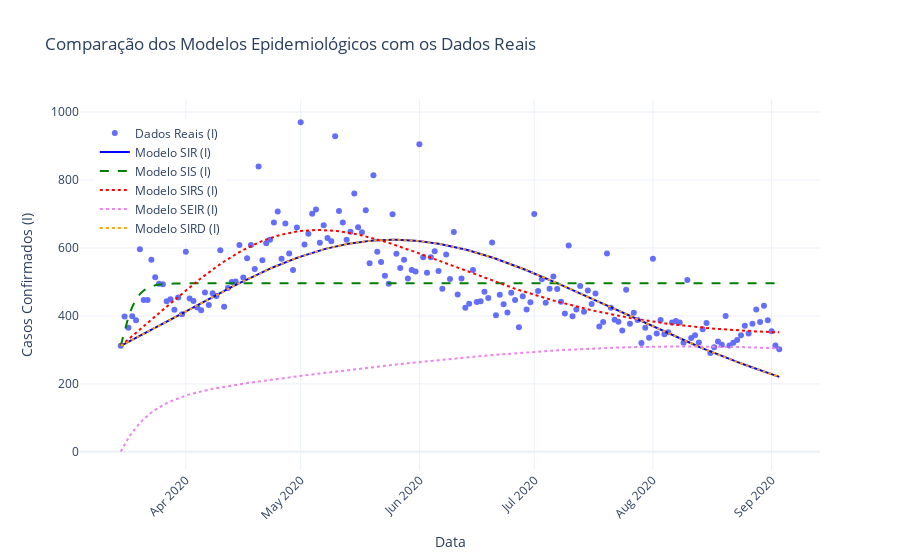

This figure's notebook cell:
### Code cell
# Criar o gráfico interativo
import plotly.io as pio

# Criar o gráfico interativo
fig = go.Figure()

# Adicionar os dados reais
fig.add_trace(go.Scatter(x=data['Date'], y=data['Cases'], mode='markers', name='Dados Reais (I)'))

# Adicionar o modelo SIR
fig.add_trace(go.Scatter(x=data['Date'], y=I_SIR, mode='lines', name='Modelo SIR (I)', line=dict(color='blue')))

# Adicionar o modelo SIS
fig.add_trace(go.Scatter(x=data['Date'], y=I_SIS, mode='lines', name='Modelo SIS (I)', line=dict(color='green', dash='dash')))

# Adicionar o modelo SIRS
fig.add_trace(go.Scatter(x=data['Date'], y=I_SIRS, mode='lines', name='Modelo SIRS (I)', line=dict(color='red', dash='dot')))

# Adicionar o modelo SEIR
fig.add_trace(go.Scatter(x=data['Date'], y=I_SEIR, mode='lines', name='Modelo SEIR (I)', line=dict(color='violet', dash='dot')))

# Adicionar o modelo SIRS
fig.add_trace(go.Scatter(x=data['Date'], y=I_SIRD, mode='lines', name='Modelo SIRD (I)', line=dict(color='orange', dash='dot')))

# Atualizar o layout do gráfico
fig.update_layout(title='Comparação dos Modelos Epidemiológicos com os Dados Reais',
                  xaxis_title='Data',
                  yaxis_title='Casos Confirmados (I)',
                  xaxis=dict(tickangle=-45),
                  showlegend=True,
                  legend=dict(x=0.02, y=0.95),
                  template='plotly_white')

# Salvar o gráfico em um arquivo HTML
pio.write_html(fig, 'comparacao_modelos.html')

# Exibir o gráfico interativo
fig.show()

### Figure 1 — Plotly figure (JSON) as saved in the notebook; plotly's stock layout.template omitted (floating-point values rounded to 4 significant figures; data arrays with more than 128 entries replaced by an {"elided": "..."} marker saying what was removed)
{"data": [{"mode": "markers", "name": "Dados Reais (I)", "type": "scatter", "x": {"elided": "173 str values"}, "y": {"elided": "173 int values"}}, {"line": {"color": "blue"}, "mode": "lines", "name": "Modelo SIR (I)", "type": "scatter", "x": {"elided": "173 str values"}, "y": {"elided": "173 float values"}}, {"line": {"color": "green", "dash": "dash"}, "mode": "lines", "name": "Modelo SIS (I)", "type": "scatter", "x": {"elided": "173 str values"}, "y": {"elided": "173 float values"}}, {"line": {"color": "red", "dash": "dot"}, "mode": "lines", "name": "Modelo SIRS (I)", "type": "scatter", "x": {"elided": "173 str values"}, "y": {"elided": "173 float values"}}, {"line": {"color": "violet", "dash": "dot"}, "mode": "lines", "name": "Modelo SEIR (I)", "type": "scatter", "x": {"elided": "173 str values"}, "y": {"elided": "173 float values"}}, {"line": {"color": "orange", "dash": "dot"}, "mode": "lines", "name": "Modelo SIRD (I)", "type": "scatter", "x": {"elided": "173 str values"}, "y": {"elided": "173 float values"}}], "layout": {"legend": {"x": 0.02, "y": 0.95}, "showlegend": true, "title": {"text": "Comparação dos Modelos Epidemiológicos com os Dados Reais"}, "xaxis": {"tickangle": -45, "title": {"text": "Data"}}, "yaxis": {"title": {"text": "Casos Confirmados (I)"}}}}
